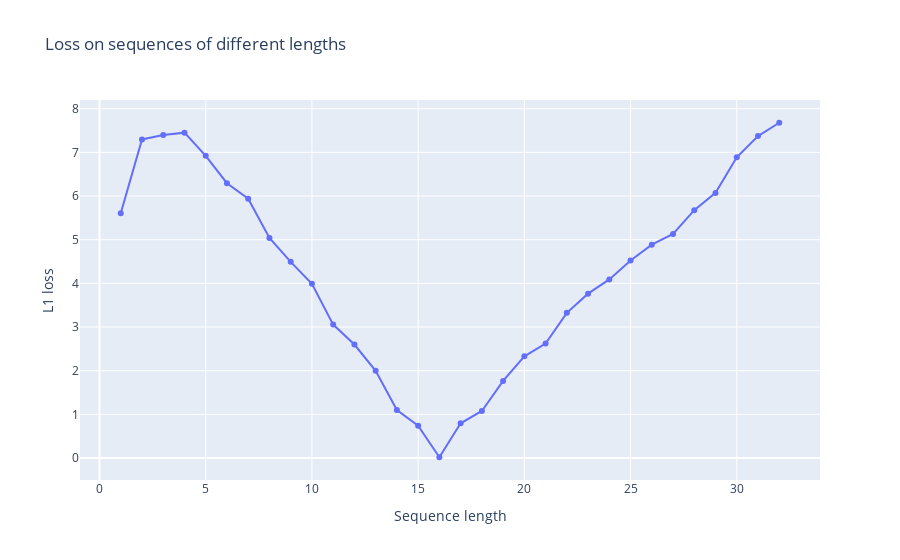

Notebook source saved alongside this figure:
### Code cell
fig = go.Figure()
fig.add_trace(go.Scatter(x=list(range(1, 33)), y=losses_seq, mode='lines+markers'))
fig.update_layout(title='Loss on sequences of different lengths',
                   xaxis_title='Sequence length',
                   yaxis_title='L1 loss')
fig.show()

### Figure 1 — Plotly figure (JSON) as saved in the notebook; plotly's stock layout.template omitted (floating-point values rounded to 4 significant figures)
{"data": [{"mode": "lines+markers", "type": "scatter", "x": [1, 2, 3, 4, 5, 6, 7, 8, 9, 10, 11, 12, 13, 14, 15, 16, 17, 18, 19, 20, 21, 22, 23, 24, 25, 26, 27, 28, 29, 30, 31, 32], "y": [5.606, 7.297, 7.396, 7.451, 6.92, 6.293, 5.938, 5.041, 4.493, 3.99, 3.056, 2.599, 1.998, 1.1, 0.7377, 0.01762, 0.7943, 1.077, 1.765, 2.33, 2.62, 3.325, 3.765, 4.091, 4.523, 4.886, 5.13, 5.677, 6.072, 6.888, 7.372, 7.678]}], "layout": {"title": {"text": "Loss on sequences of different lengths"}, "xaxis": {"title": {"text": "Sequence length"}}, "yaxis": {"title": {"text": "L1 loss"}}}}
